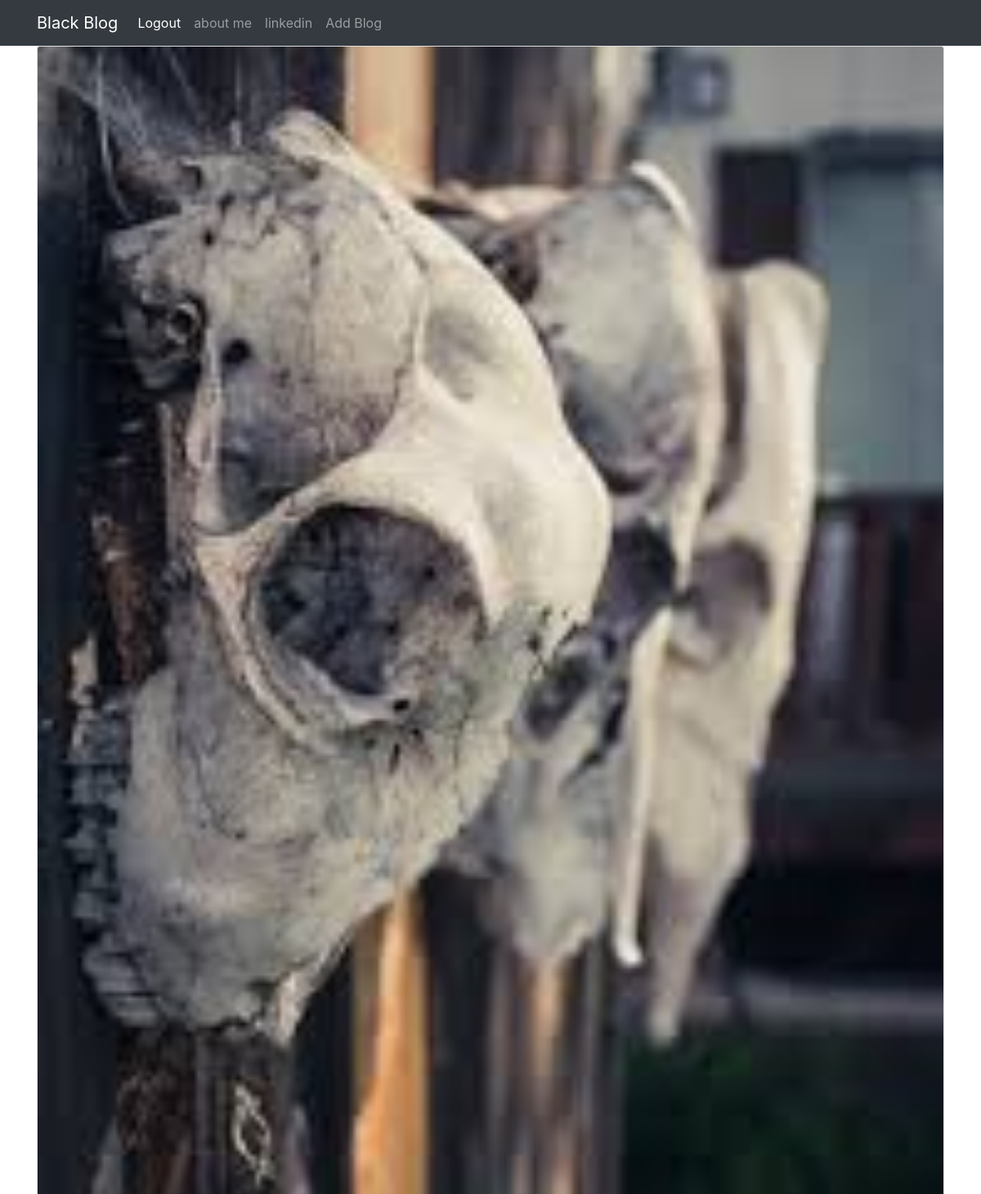
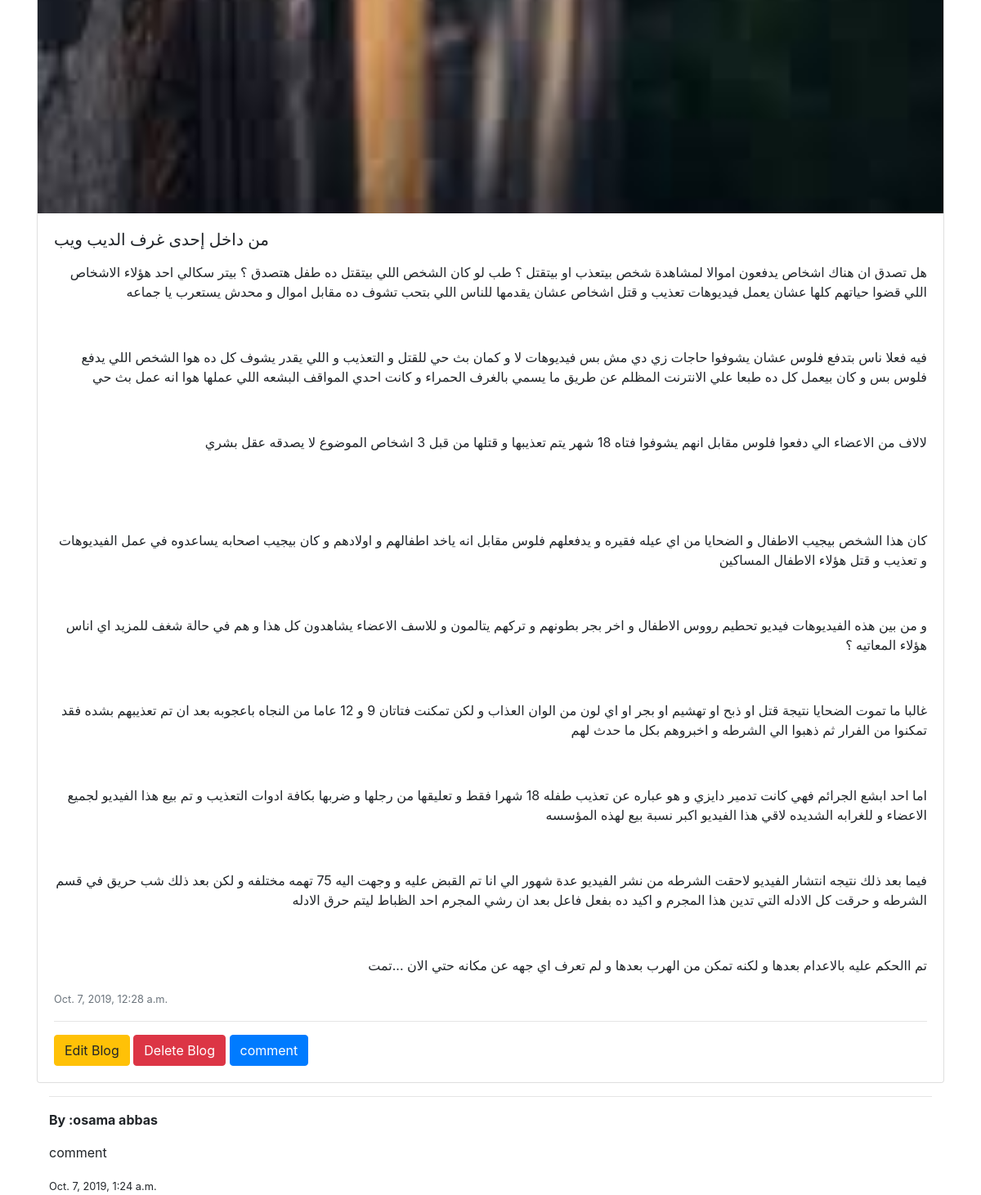
Screenshot of /9/ (signed in) with the database file from the repository (2 pictures, top to bottom).
### posts/models.py (models this page shows, shortened)
class Post(models.Model):
    user = models.ForeignKey(User, on_delete=models.PROTECT)
    title = models.CharField(max_length=30)
    content = RichTextField()
    image = models.ImageField(blank=True,)
    created = models.DateTimeField(default=timezone.now)
    active = models.BooleanField(default=False)

class Comment(models.Model):
    post = models.ForeignKey('posts.Post', related_name='comments', on_delete=models.CASCADE)
    user = models.CharField(max_length=50)
    text = RichTextField()
    created = models.DateTimeField(default=timezone.now)

### posts/views.py (the view)
# urls.py: re_path(r'^(?P<pk>\d+)/$', views.PostDetailView.as_view(), name='post_detail'),
class PostDetailView(DetailView):
    model = Post

### posts/templates/posts/post_detail.html (shortened to what this page needs)
{% extends 'base.html' %}
{% block body%}
<div class="card mb-3">
  <img src="{{ post.image.url }}" class="card-img-top" alt="oh..oh sorry ">
  <div class="card-body">
    <h5 class="card-title">{{ post.title|safe }}</h5>
    <p class="card-text">{{ post.content|safe }}</p>
    <p class="card-text"><small class="text-muted">{{post.created}}</small></p>
      <hr>
    {% if user.is_authenticated %}
      <a class="btn btn-warning" href="{% url 'posts:edit_post' pk=post.pk %}">Edit Blog</a>
      <a class="btn btn-danger" href="{% url 'posts:delete_post' pk=post.pk %}">Delete Blog</a>
    {% endif %}
    <a class="btn btn-primary" href="{% url 'posts:add_comment' pk=post.pk %}">comment</a>
  </div>
</div>
    <div class="container">
        {% for comment in post.comments.all %}
            <hr>
                <b>By :{{  comment.user }}</b>
                <p>{{ comment.text|safe|linebreaks }}</p>
                <small>{{ comment.created }}</small>
        {% endfor %}
    </div>
{% endblock %}

### rows the page displays
Post: image (picture), title "من داخل إحدى غرف الديب ويب", content "هل تصدق ان هناك اشخاص يدفعون اموالا لمشاهدة شخص بيتعذب او بيتقتل ؟ طب لو كان الشخص اللي بيتقتل ده طفل هتصدق ؟ بيتر سكالي احد هؤلاء الاشخاص اللي قضوا حياتهم كلها عشان يعمل فيديوهات تعذيب و قتل اشخاص عشان يقدمها للناس اللي بتحب تشوف ده مقابل اموال و محدش يستعرب يا جماعه فيه فعلا ناس بتدفع فلوس عشان يشوفوا حاجات زي دي مش بس فيديوهات لا و كمان بث حي للقتل و التعذيب و اللي يقدر يشوف كل ده هوا الشخص اللي يدفع فلوس بس و كان بيعمل كل ده طبعا علي الانترنت المظلم عن طريق ما يسمي بالغرف الحمراء و كانت احدي المواقف البشعه اللي عملها هوا انه عمل بث حي لالاف من الاعضاء الي دفعوا فلوس مقابل انهم يشوفوا فتاه 18 شهر يتم تعذيبها و قتلها من قبل 3 اشخاص الموضوع لا يصدقه عقل بشري كان هذا الشخص بيجيب الاطفال و…", created "Oct. 7, 2019, 12:28 a.m."
Comment: user "osama abbas", text "comment", created "Oct. 7, 2019, 1:24 a.m."
